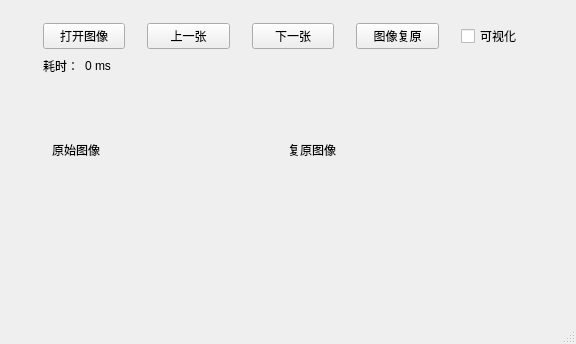
<?xml version="1.0" encoding="UTF-8"?>
<ui version="4.0">
 <class>MainWindow</class>
 <widget class="QMainWindow" name="MainWindow">
  <property name="geometry">
   <rect>
    <x>0</x>
    <y>0</y>
    <width>576</width>
    <height>344</height>
   </rect>
  </property>
  <property name="windowTitle">
   <string>MainWindow</string>
  </property>
  <widget class="QWidget" name="centralWidget">
   <widget class="QWidget" name="layoutWidget">
    <property name="geometry">
     <rect>
      <x>32</x>
      <y>12</y>
      <width>501</width>
      <height>281</height>
     </rect>
    </property>
    <layout class="QVBoxLayout" name="verticalLayout" stretch="10,1,10,1,100,1,50">
     <property name="sizeConstraint">
      <enum>QLayout::SetMinAndMaxSize</enum>
     </property>
     <item>
      <layout class="QHBoxLayout" name="horizontalLayout_1" stretch="5,1,5,1,5,1,5,1,3">
       <item>
        <widget class="QPushButton" name="btnOpenFile">
         <property name="text">
          <string>打开图像</string>
         </property>
        </widget>
       </item>
       <item>
        <spacer name="hSpacer11">
         <property name="orientation">
          <enum>Qt::Horizontal</enum>
         </property>
         <property name="sizeHint" stdset="0">
          <size>
           <width>40</width>
           <height>1</height>
          </size>
         </property>
        </spacer>
       </item>
       <item>
        <widget class="QPushButton" name="btnPreImage">
         <property name="text">
          <string>上一张</string>
         </property>
        </widget>
       </item>
       <item>
        <spacer name="hSpacer12">
         <property name="orientation">
          <enum>Qt::Horizontal</enum>
         </property>
         <property name="sizeHint" stdset="0">
          <size>
           <width>40</width>
           <height>1</height>
          </size>
         </property>
        </spacer>
       </item>
       <item>
        <widget class="QPushButton" name="btnNextImage">
         <property name="text">
          <string>下一张</string>
         </property>
        </widget>
       </item>
       <item>
        <spacer name="hSpacer13">
         <property name="orientation">
          <enum>Qt::Horizontal</enum>
         </property>
         <property name="sizeHint" stdset="0">
          <size>
           <width>40</width>
           <height>1</height>
          </size>
         </property>
        </spacer>
       </item>
       <item>
        <widget class="QPushButton" name="btnAjust">
         <property name="text">
          <string>图像复原</string>
         </property>
        </widget>
       </item>
       <item>
        <spacer name="hSpacer14">
         <property name="orientation">
          <enum>Qt::Horizontal</enum>
         </property>
         <property name="sizeHint" stdset="0">
          <size>
           <width>40</width>
           <height>1</height>
          </size>
         </property>
        </spacer>
       </item>
       <item>
        <widget class="QCheckBox" name="ifShowColor">
         <property name="text">
          <string>可视化</string>
         </property>
        </widget>
       </item>
      </layout>
     </item>
     <item>
      <spacer name="vSpacer1">
       <property name="orientation">
        <enum>Qt::Vertical</enum>
       </property>
       <property name="sizeType">
        <enum>QSizePolicy::Fixed</enum>
       </property>
       <property name="sizeHint" stdset="0">
        <size>
         <width>20</width>
         <height>2</height>
        </size>
       </property>
      </spacer>
     </item>
     <item>
      <layout class="QHBoxLayout" name="horizontalLayout_2" stretch="5,80,3">
       <property name="sizeConstraint">
        <enum>QLayout::SetDefaultConstraint</enum>
       </property>
       <item>
        <widget class="QLabel" name="timeLabel">
         <property name="text">
          <string>耗时：</string>
         </property>
        </widget>
       </item>
       <item>
        <widget class="QLabel" name="elapsedTime">
         <property name="text">
          <string>0 ms</string>
         </property>
        </widget>
       </item>
       <item>
        <spacer name="hSpacer21">
         <property name="orientation">
          <enum>Qt::Horizontal</enum>
         </property>
         <property name="sizeHint" stdset="0">
          <size>
           <width>40</width>
           <height>1</height>
          </size>
         </property>
        </spacer>
       </item>
      </layout>
     </item>
     <item>
      <spacer name="vSpacer2">
       <property name="orientation">
        <enum>Qt::Vertical</enum>
       </property>
       <property name="sizeType">
        <enum>QSizePolicy::Fixed</enum>
       </property>
       <property name="sizeHint" stdset="0">
        <size>
         <width>20</width>
         <height>5</height>
        </size>
       </property>
      </spacer>
     </item>
     <item>
      <layout class="QHBoxLayout" name="horizontalLayout_3" stretch="2,50,2,50,2">
       <property name="sizeConstraint">
        <enum>QLayout::SetMinAndMaxSize</enum>
       </property>
       <item>
        <spacer name="hSpacer31">
         <property name="orientation">
          <enum>Qt::Horizontal</enum>
         </property>
         <property name="sizeHint" stdset="0">
          <size>
           <width>1</width>
           <height>1</height>
          </size>
         </property>
        </spacer>
       </item>
       <item>
        <widget class="KLabel" name="label_image">
         <property name="text">
          <string>原始图像</string>
         </property>
        </widget>
       </item>
       <item>
        <spacer name="hSpacer32">
         <property name="orientation">
          <enum>Qt::Horizontal</enum>
         </property>
         <property name="sizeType">
          <enum>QSizePolicy::Fixed</enum>
         </property>
         <property name="sizeHint" stdset="0">
          <size>
           <width>5</width>
           <height>1</height>
          </size>
         </property>
        </spacer>
       </item>
       <item>
        <widget class="KLabel" name="label_adjust_image">
         <property name="text">
          <string>复原图像</string>
         </property>
        </widget>
       </item>
       <item>
        <spacer name="hSpacer33">
         <property name="orientation">
          <enum>Qt::Horizontal</enum>
         </property>
         <property name="sizeHint" stdset="0">
          <size>
           <width>1</width>
           <height>1</height>
          </size>
         </property>
        </spacer>
       </item>
      </layout>
     </item>
     <item>
      <spacer name="vSpacer3">
       <property name="orientation">
        <enum>Qt::Vertical</enum>
       </property>
       <property name="sizeType">
        <enum>QSizePolicy::Fixed</enum>
       </property>
       <property name="sizeHint" stdset="0">
        <size>
         <width>20</width>
         <height>5</height>
        </size>
       </property>
      </spacer>
     </item>
     <item>
      <layout class="QHBoxLayout" name="horizontalLayout_4" stretch="20,1">
       <item>
        <layout class="QGridLayout" name="gridLayout"/>
       </item>
       <item>
        <spacer name="hSpacer41">
         <property name="orientation">
          <enum>Qt::Horizontal</enum>
         </property>
         <property name="sizeHint" stdset="0">
          <size>
           <width>1</width>
           <height>1</height>
          </size>
         </property>
        </spacer>
       </item>
      </layout>
     </item>
    </layout>
   </widget>
  </widget>
  <widget class="QStatusBar" name="statusBar"/>
 </widget>
 <layoutdefault spacing="6" margin="11"/>
 <customwidgets>
  <customwidget>
   <class>KLabel</class>
   <extends>QLabel</extends>
   <header>klabel.h</header>
  </customwidget>
 </customwidgets>
 <resources/>
 <connections/>
</ui>
